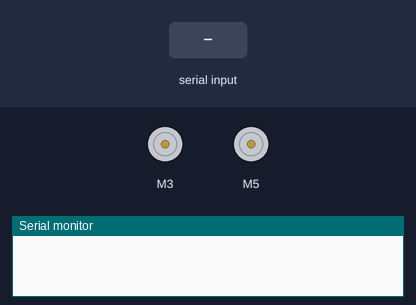
Simulated run of this sketch. Board: Arduino Uno, built with avr-gcc and run on an emulated ATmega328P. On the bench: 2 × DC motor (green arrow = forward, orange = backward, longer = faster), the last lines printed to the serial monitor. Inputs (shaded band) come from the test bench.

Above: at 1.2 s.
1.3 s: "F" received over the second serial link
At 2.1 s:
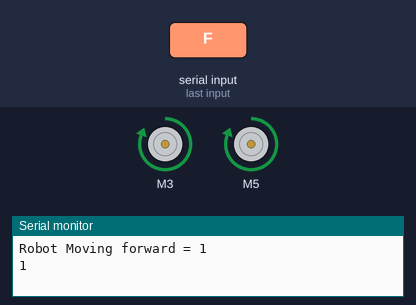
2.8 s: "B" received over the second serial link
At 3.2 s:
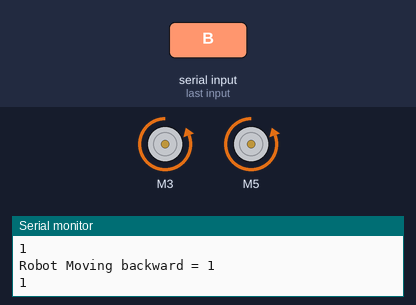
4.3 s: "L" received over the second serial link
At 5.5 s:
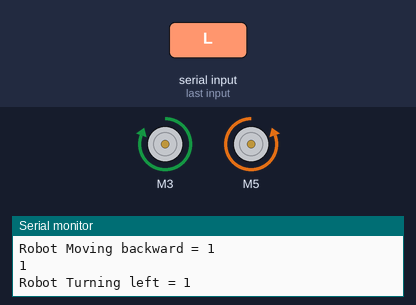
5.8 s: "S" received over the second serial link
At 6.7 s:
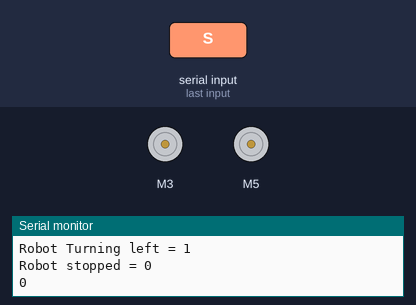
7.3 s: "R" received over the second serial link
At 7.9 s:
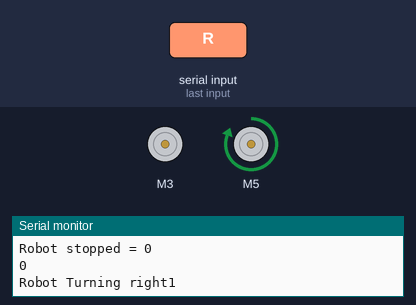
Timing chart, 0 to 9.8 s (numbered marks = the images above; inputs shaded):
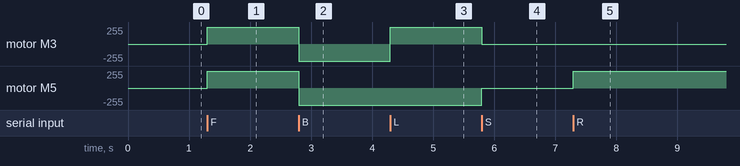

The sketch:

gesture_control_robot_Receiver_L298N.ino
```cpp
#include <SoftwareSerial.h>
#include <L298NX2.h>


//Declaration for motor A
#define IN1_A 3
#define IN2_A 4

//Declaration for motor B
#define IN1_B 5
#define IN2_B 6

//                motor A      motor B
//            |------------||------------|
L298NX2 motors(IN1_A, IN2_A, IN1_B, IN2_B);

//Uncomment this if you do not want to use the arduino Rx and Tx pin for bluetooth module
SoftwareSerial BTSerial(10, 11); // RX | TX

// Variable for data received from Bluetooth module
char data;

void setup() {
//  initialize Arduino Serial for bluetooth using its Baud rate(Mine is 9600)
  Serial.begin(9600);
//  initialize custom Serial for bluetooth using its Baud rate(Mine is 9600)
  BTSerial.begin(9600);
//  Wait for Serial Monitor to be opened
  while (!Serial)
  {
    //do nothing
  }

}

void loop() {
//  Uncomment BTserial and Comment Serial lines if you want to use the custom Rx / Tx pins
  if (BTSerial.available()>0){
//  if (Serial.available()>0){
//    data = Serial.read();
    data = BTSerial.read();
    if (data == 'F'){
      motors.run(L298N::FORWARD);
      Serial.print(F("Robot Moving forward = "));
      Serial.println(motors.isMovingA());
      Serial.println(motors.isMovingB());
    }
    if (data == 'B'){
      motors.run(L298N::BACKWARD);
      Serial.print(F("Robot Moving backward = "));
      Serial.println(motors.isMovingA());
      Serial.println(motors.isMovingB());
    }
    if (data == 'L'){
      motors.runA(L298N::FORWARD);
      Serial.print(F("Robot Turning left = "));
      Serial.println(motors.isMovingA());
    }
    if (data == 'R'){
      motors.runB(L298N::FORWARD);
      Serial.print(F("Robot Turning right"));
      Serial.println(motors.isMovingB());
    }
    if (data == 'S'){
      motors.run(L298N::STOP);
      Serial.print(F("Robot stopped = "));
      Serial.println(motors.isMovingA());
      Serial.println(motors.isMovingB());
    }

  }
}
```

Measured:
- after the input at 1.3 s, motor M3, motor M5: stopped → forward 255/255 at once
- after the input at 2.8 s, motor M3, motor M5: forward 255/255 → backward 255/255 at once
- after the input at 4.3 s, motor M3: backward 255/255 → forward 255/255 at once
- after the input at 5.8 s, motor M3: forward 255/255 → stopped at once; motor M5: backward 255/255 → stopped at once
- after the input at 7.3 s, motor M5: stopped → forward 255/255 at once
